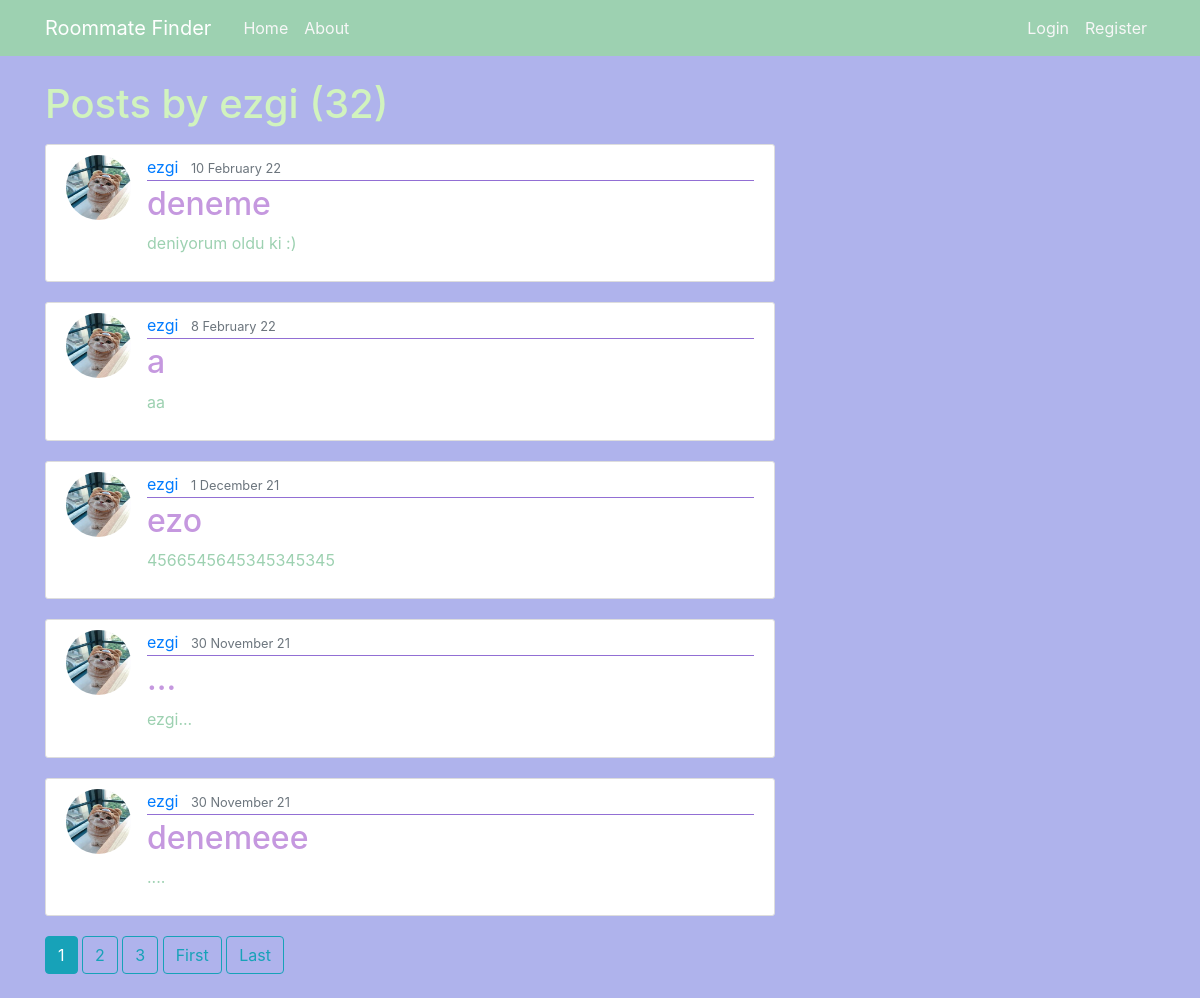
The page /user/ezgi/ on the database as committed earlier.
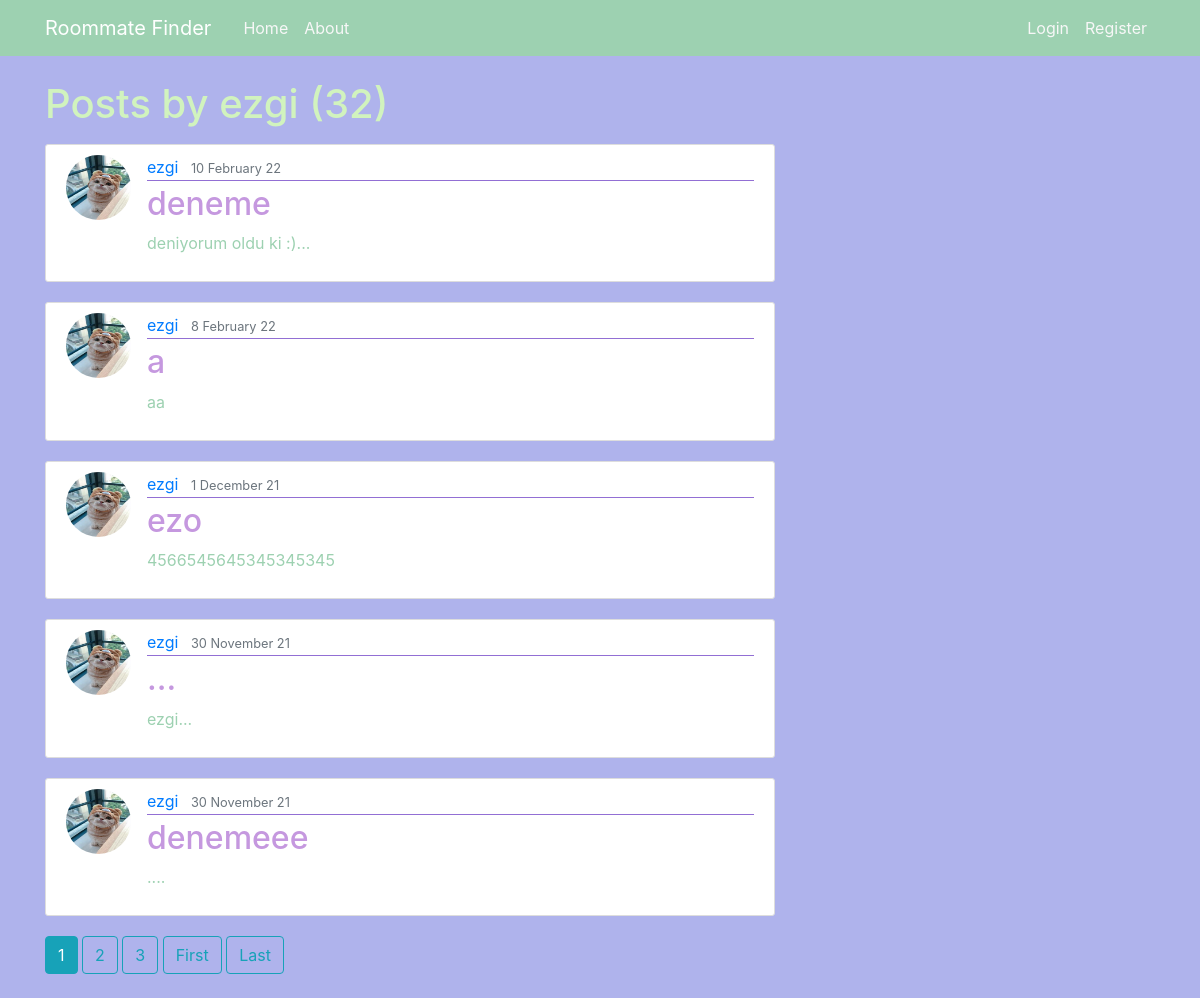
The same page on the database as committed later.
### blog/models.py (models this page shows, shortened)
class Post(models.Model):
    title = models.CharField(max_length=100)
    content = models.TextField()
    date_posted = models.DateTimeField(default=timezone.now)
    author = models.ForeignKey(User, on_delete=models.CASCADE)

### users/models.py (models this page shows, shortened)
class Profile(models.Model):
    GENDER_CHOICES = (('Male', 'Male'),('Female', 'Female'))
    CITIES=(('nicosia','nicosia'),('famagusta','famagusta'),('kyrenia','kyrenia'),('omorfo','omorfo'),('lefka','lefka'))
    PETS=(('I have a pet or I am not against keeping pets at home.','I have a pet or I am not against keeping pets at home.'),("I don't have a pet and I don't want any pets in my house.","I don't have a pet and I don't want any pets in my house."))
    SMOKE=(("I smoke or I am not against smoking in the home.","I smoke or I am not against smoking in the home."),("I don't smoke and I don't want smoking in my home.", "I don't smoke and I don't want smoking in my home."))
    ALCHOOL=(("I drink alcohol or I am not against alcohol consumption at home.","I drink alcohol or I am not against alcohol consumption at home."),("I do not drink alcohol and I do not want alcohol consumed in my home.","I do not drink alcohol and I do not want alcohol consumed in my home."))
    HOME=(("I have a house and I am looking for a roommate for my house.","I have a house and I am looking for a roommate for my house."),("I do not have a house, I am looking for a house and roommate.","I do not have a house, I am looking for a house and roommate."))
    user = models.OneToOneField(User, on_delete=models.CASCADE,null=True)
    image = models.ImageField(default='default.jpeg', upload_to='profile_pics')
    name = models.CharField(max_length=100,null=True)
    surname = models.CharField(max_length=100,null=True)
    gender = models.CharField(choices=GENDER_CHOICES, max_length=100,null=True)
    age= models.CharField(max_length=50,null=True)
    city= models.CharField(choices=CITIES, max_length=100,null=True)
    cityofarival= models.CharField(max_length=100,null=True)
    school= models.CharField(max_length=100,null=True)
    department= models.CharField(max_length=100,null=True)
    pets= models.CharField(choices=PETS, max_length=100,null=True)
    smoke= models.CharField(choices=SMOKE, max_length=100,null=True)
    alchool= models.CharField(choices=ALCHOOL, max_length=100,null=True)
    home=models.CharField(choices=HOME, max_length=100,null=True)

### blog/views.py (the view)
# urls.py: path('user/<str:username>/',UserPostListView.as_view(),name='user-posts'),
class UserPostListView(ListView):
    model = Post
    template_name = 'blog/user_post.html'
    context_object_name ='posts'
    paginate_by = 5
    def get_queryset(self):
        user = get_object_or_404(User, username=self.kwargs.get("username"))
        return Post.objects.filter(author=user).order_by("-date_posted")

### blog/templates/blog/user_post.html (shortened to what this page needs)
{% extends "blog/base.html" %}
{% block content %}
    <h1 class = "mb-3">Posts by {{ view.kwargs.username }} ({{ page_obj.paginator.count }})</h1>
    {% for post in posts %}
        <article class="media content-section">
            <img class="rounded-circle article-img" src="{{post.author.profile.image.url}}">
            <div class="media-body">
            <div class="article-metadata">
                <a class="mr-2" href="{% url 'blog:user-posts' post.author.username %}">{{ post.author }}</a>
                <small class="text-muted">{{ post.date_posted|date:"j F y" }}</small>
            </div>
            <h2><a class="article-title" href="{% url 'blog:blog-home-post' post.pk %}">{{ post.title }}</a></h2>
            <p class="article-content">{{ post.content }}</p>
            </div>
        </article>
    {% endfor %}
    {% if is_paginated %}
        {% for num in page_obj.paginator.page_range %}
            {% if page_obj.number == num %}
                <a class="btn btn-info mb-4" href="?page={{ num }}">{{ num }}</a>
            {% elif num > page_obj.number|add:"-3" and num < page_obj.number|add:"3"%}
                <a class="btn btn-outline-info mb-4" href="?page={{ num }}">{{ num }}</a>
            {% endif %}
        {% endfor %}
        {% if page_obj.has_next %}
            <a class="btn btn-outline-info mb-4" href="?page={{page_obj.next_page_number}}">First</a>
            <a class="btn btn-outline-info mb-4" href="?page={{ page_obj.paginator.num_pages }}">Last</a>
        {% endif %}
    {% endif %}
{% endblock content %}

Rows that differ between the two databases and show on the page:
changed Post "deneme": content "deniyorum oldu ki :)" → "deniyorum oldu ki :)..."
